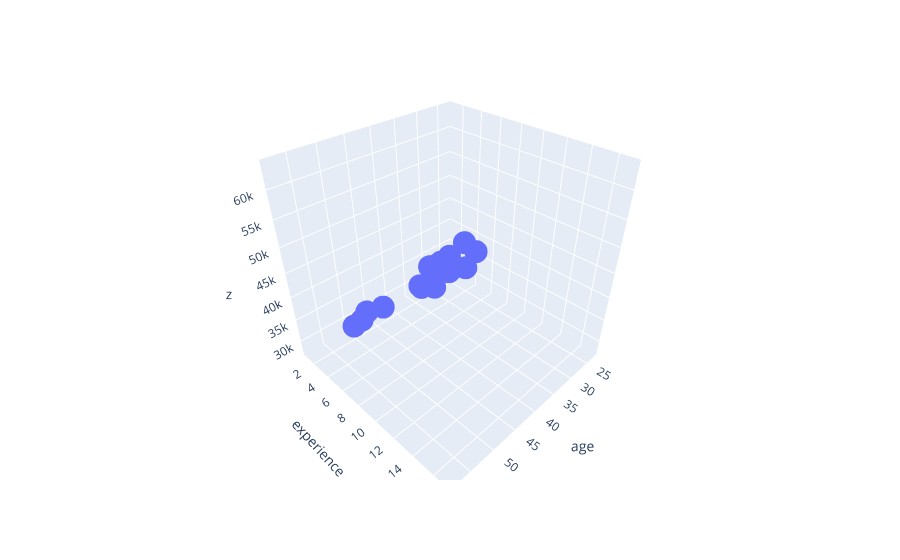

The notebook cell saved with this chart:
### Markdown cell above
## visualizing data

### Code cell
import plotly.express as px
import plotly.graph_objects as go
fig = px.scatter_3d(feature, x=feature.age,y=feature.experience,z=target,)
fig.show()

### Figure 1 — Plotly figure (JSON) as saved in the notebook; plotly's stock layout.template omitted (floating-point values rounded to 4 significant figures)
{"data": [{"hovertemplate": "age=%{x}<br>experience=%{y}<br>z=%{z}<extra></extra>", "legendgroup": "", "marker": {"color": "#636efa", "symbol": "circle"}, "mode": "markers", "name": "", "scene": "scene", "showlegend": false, "type": "scatter3d", "x": [25, 30, 47, 32, 43, 51, 28, 33, 37, 39, 29, 47, 54, 51, 44, 41, 58, 23, 44, 37], "y": [1, 3, 2, 5, 10, 7, 5, 4, 5, 8, 1, 9, 5, 4, 12, 6, 17, 1, 9, 10], "z": [30450, 35670, 31580, 40130, 47830, 41630, 41340, 37650, 40250, 45150, 27840, 46110, 36720, 34800, 51300, 38900, 63600, 30870, 44190, 48700]}], "layout": {"legend": {"tracegroupgap": 0}, "margin": {"t": 60}, "scene": {"domain": {"x": [0, 1], "y": [0, 1]}, "xaxis": {"title": {"text": "age"}}, "yaxis": {"title": {"text": "experience"}}, "zaxis": {"title": {"text": "z"}}}}}
